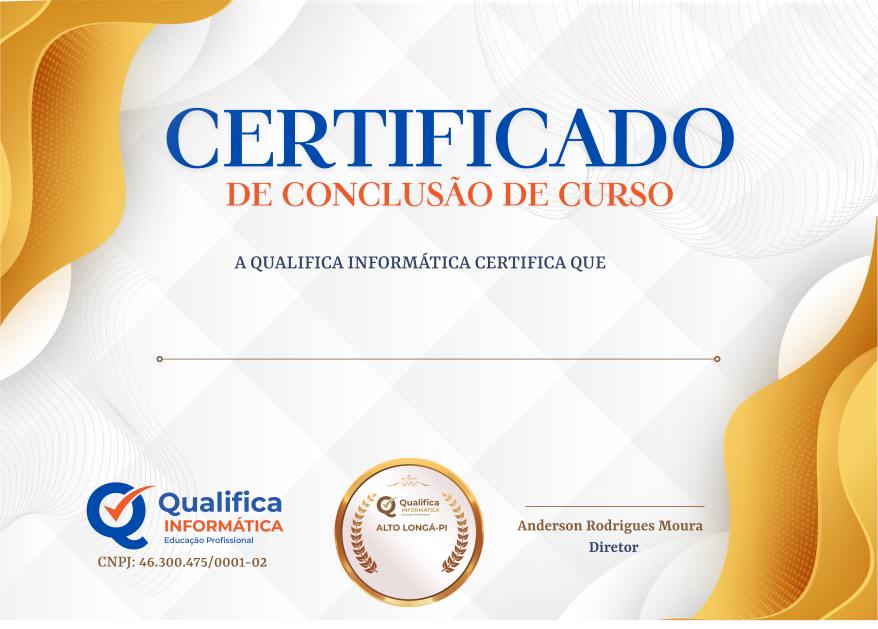
#> input picture certificado.png, 3510 x 2513 px (shown at 1/4 size)
$ python aaa.py
#> lines starting #> are read from the running program, lines starting #| are printed output that depends on the picture
from PIL import Image, ImageDraw

img = Image.open('certificado.png')
#> img is the input picture: PIL image 3510x2513 RGBA; mean R, G, B, A 235.1, 226.4, 213.1, 254.8
draw = ImageDraw.Draw(img)


# Definindo as coordenadas do retângulo
quadrado = [(1520, 2170),(1750, 2280)]

# Desenhando o retângulo sem borda (sem outline)
draw.rectangle(quadrado,outline='black', fill="blue")

# Salvando a imagem
img.save("retangulo_sem_borda.png")
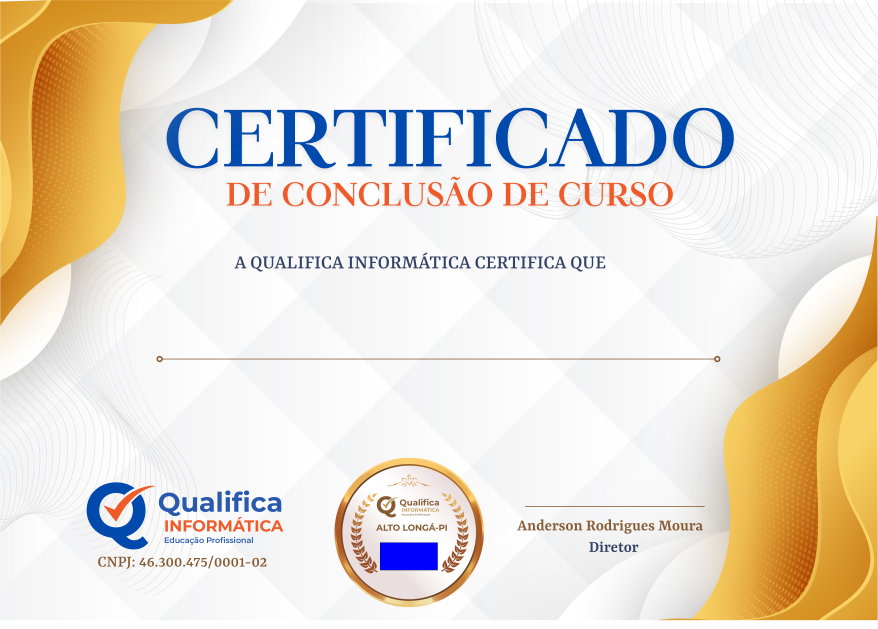
#> saved as retangulo_sem_borda.png: PIL image 3510x2513 RGBA (shown at 1/4 size); mean R, G, B, A 234.4, 225.7, 213.2, 254.8; transparent parts drawn white
img.show()
# [10 lines of commented-out code are left out]
